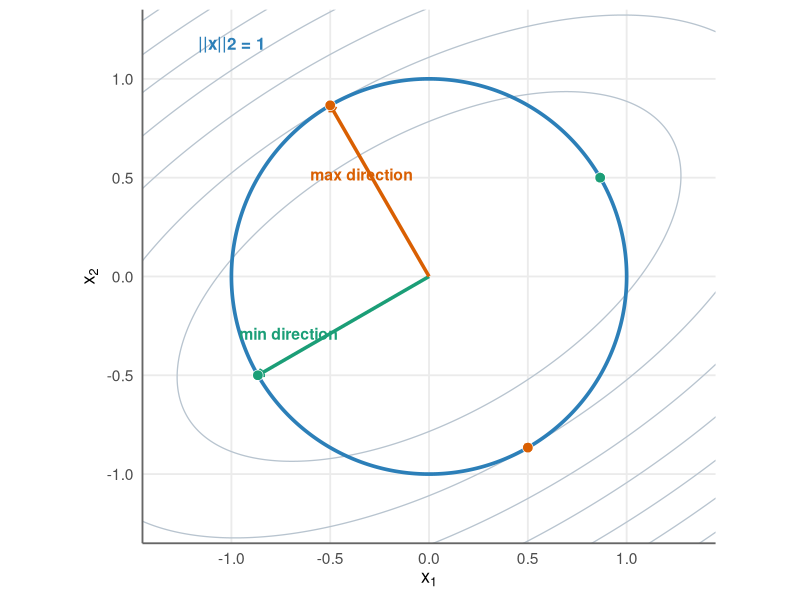
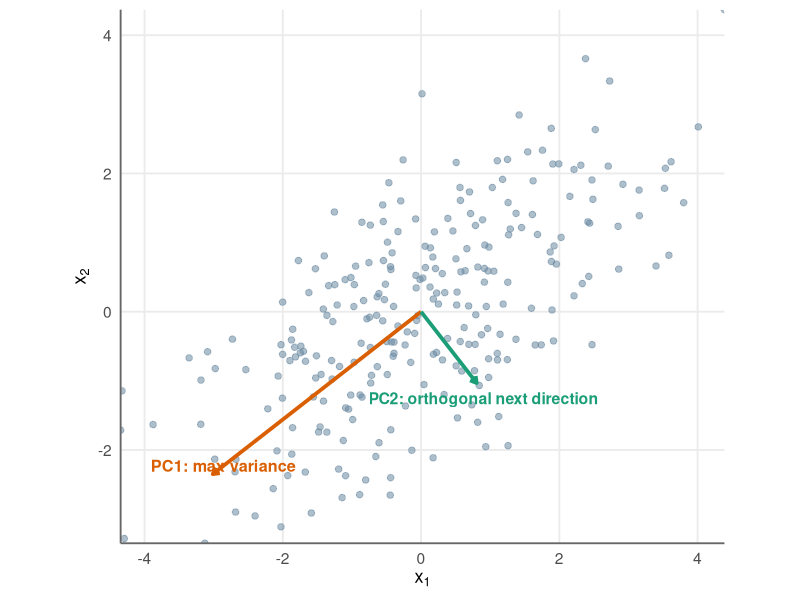

Source code (R) for these figures, in order:
library(ggplot2)
library(grid)
library(gridExtra)

script_arg <- grep("^--file=", commandArgs(trailingOnly = FALSE), value = TRUE)
script_path <- if (length(script_arg) > 0) {
  normalizePath(sub("^--file=", "", script_arg[1]))
} else {
  normalizePath(getwd())
}
script_dir <- if (file.info(script_path)$isdir) script_path else dirname(script_path)
figure_dir <- file.path(script_dir, "..", "figure")

theme_set(
  theme_minimal(base_size = 14) +
    theme(
      panel.grid.minor = element_blank(),
      plot.title = element_text(face = "bold", size = 14),
      plot.subtitle = element_text(size = 12),
      axis.title = element_text(size = 13)
    )
)

cols <- list(
  contour = "#B8C4CF",
  feasible_line = "#2C7FB8",
  feasible_fill = "#DCEAF6",
  min_dir = "#1B9E77",
  max_dir = "#D95F02",
  point = "#11324D",
  accent = "#B14D6C",
  data = "#6C8AA3"
)

rot_mat <- function(angle) {
  matrix(
    c(cos(angle), -sin(angle), sin(angle), cos(angle)),
    nrow = 2,
    byrow = TRUE
  )
}

# -----------------------------------------------------------------------------
# Figure 1: quadratic form on the unit circle
# -----------------------------------------------------------------------------

eigvals <- c(0.55, 2.20)
rotation <- rot_mat(pi / 6)
A <- rotation %*% diag(eigvals) %*% t(rotation)
eig <- eigen(A)
v_max <- eig$vectors[, 1]
v_min <- eig$vectors[, 2]

quad_value <- function(x1, x2, A) {
  A[1, 1] * x1^2 + 2 * A[1, 2] * x1 * x2 + A[2, 2] * x2^2
}

grid_df <- expand.grid(
  x1 = seq(-1.55, 1.55, length.out = 260),
  x2 = seq(-1.55, 1.55, length.out = 260)
)
grid_df$z <- quad_value(grid_df$x1, grid_df$x2, A)

theta <- seq(0, 2 * pi, length.out = 500)
circle_df <- data.frame(
  x1 = cos(theta),
  x2 = sin(theta)
)

dir_df <- data.frame(
  x = c(0, 0),
  y = c(0, 0),
  xend = c(v_min[1], v_max[1]),
  yend = c(v_min[2], v_max[2]),
  kind = c("min", "max")
)

point_df <- data.frame(
  x1 = c(v_min[1], -v_min[1], v_max[1], -v_max[1]),
  x2 = c(v_min[2], -v_min[2], v_max[2], -v_max[2]),
  kind = c("min", "min", "max", "max")
)

p1 <- ggplot() +
  geom_contour(
    data = grid_df,
    aes(x = x1, y = x2, z = z),
    bins = 10,
    color = cols$contour,
    linewidth = 0.45
  ) +
  geom_path(
    data = circle_df,
    aes(x = x1, y = x2),
    color = cols$feasible_line,
    linewidth = 1.25
  ) +
  geom_segment(
    data = dir_df,
    aes(x = x, y = y, xend = xend, yend = yend, color = kind),
    linewidth = 1.2,
    arrow = arrow(length = unit(0.18, "cm"))
  ) +
  geom_point(
    data = point_df,
    aes(x = x1, y = x2, fill = kind),
    shape = 21,
    size = 3.3,
    color = "white",
    stroke = 0.35,
    show.legend = FALSE
  ) +
  scale_color_manual(values = c(min = cols$min_dir, max = cols$max_dir)) +
  scale_fill_manual(values = c(min = cols$min_dir, max = cols$max_dir)) +
  annotate("text", x = -1.00, y = 1.18, label = "||x||2 = 1", color = cols$feasible_line, size = 4.3, fontface = "bold") +
  annotate("text", x = 0.82 * v_min[1], y = 0.82 * v_min[2] + 0.12, label = "min direction", color = cols$min_dir, size = 4.0, fontface = "bold") +
  annotate("text", x = 0.78 * v_max[1] + 0.05, y = 0.78 * v_max[2] - 0.16, label = "max direction", color = cols$max_dir, size = 4.0, fontface = "bold") +
  coord_equal(xlim = c(-1.45, 1.45), ylim = c(-1.35, 1.35), expand = FALSE) +
  labs(x = expression(x[1]), y = expression(x[2])) +
  theme(
    axis.line = element_line(color = "grey40"),
    legend.position = "none"
  )

ggsave(file.path(figure_dir, "norm_constrained_circle.pdf"), p1, width = 7.1, height = 5.1)

# -----------------------------------------------------------------------------
# Figure 2: smallest vs largest k eigenvalues
# -----------------------------------------------------------------------------

spectrum <- c(-1.8, -1.1, -0.5, 0.2, 0.9, 1.6, 2.4)
k <- 3
spec_df <- data.frame(
  idx = seq_along(spectrum),
  lambda = spectrum
)

make_spectrum_panel <- function(select_kind) {
  df <- spec_df
  if (select_kind == "min") {
    df$selected <- ifelse(df$idx <= k, "selected", "other")
    title <- "Minimization"
    subtitle <- "choose the bottom-k eigenspace"
    select_col <- cols$min_dir
  } else {
    df$selected <- ifelse(df$idx > nrow(df) - k, "selected", "other")
    title <- "Maximization"
    subtitle <- "choose the top-k eigenspace"
    select_col <- cols$max_dir
  }

  ggplot(df, aes(x = factor(idx), y = lambda, fill = selected)) +
    geom_col(width = 0.72, color = "white") +
    geom_hline(yintercept = 0, color = "grey55", linewidth = 0.5) +
    scale_fill_manual(values = c(selected = select_col, other = cols$feasible_fill)) +
    labs(
      title = title,
      subtitle = subtitle,
      x = "sorted eigenvalue index",
      y = expression(lambda[i])
    ) +
    theme(
      legend.position = "none",
      axis.line = element_line(color = "grey40")
    )
}

p2_left <- make_spectrum_panel("min")
p2_right <- make_spectrum_panel("max")
p2 <- arrangeGrob(p2_left, p2_right, ncol = 1)

ggsave(file.path(figure_dir, "norm_constrained_spectrum.pdf"), p2, width = 4.8, height = 10.2)

# -----------------------------------------------------------------------------
# Figure 3: PCA as a norm-constrained eigenvector problem
# -----------------------------------------------------------------------------

set.seed(2026)
n <- 260
cov_rot <- rot_mat(0.62)
cov_mat <- cov_rot %*% diag(c(3.9, 0.75)) %*% t(cov_rot)
z <- matrix(rnorm(2 * n), ncol = 2)
samples <- z %*% chol(cov_mat)
samples <- scale(samples, center = TRUE, scale = FALSE)
samples_df <- data.frame(x1 = samples[, 1], x2 = samples[, 2])

sample_cov <- cov(samples)
pc <- eigen(sample_cov)
pc1 <- 1.95 * sqrt(pc$values[1]) * pc$vectors[, 1]
pc2 <- 1.45 * sqrt(pc$values[2]) * pc$vectors[, 2]

pc_df <- data.frame(
  x = c(0, 0),
  y = c(0, 0),
  xend = c(pc1[1], pc2[1]),
  yend = c(pc1[2], pc2[2]),
  kind = c("PC1", "PC2")
)

p3 <- ggplot(samples_df, aes(x = x1, y = x2)) +
  geom_point(color = cols$data, alpha = 0.55, size = 1.9) +
  geom_segment(
    data = pc_df,
    aes(x = x, y = y, xend = xend, yend = yend, color = kind),
    inherit.aes = FALSE,
    linewidth = 1.3,
    arrow = arrow(length = unit(0.18, "cm"))
  ) +
  scale_color_manual(values = c(PC1 = cols$max_dir, PC2 = cols$min_dir)) +
  annotate("text", x = pc1[1] + 0.15, y = pc1[2] + 0.12, label = "PC1: max variance", color = cols$max_dir, size = 4.1, fontface = "bold") +
  annotate("text", x = pc2[1] + 0.10, y = pc2[2] - 0.22, label = "PC2: orthogonal next direction", color = cols$min_dir, size = 4.0, fontface = "bold") +
  coord_equal(expand = FALSE) +
  labs(x = expression(x[1]), y = expression(x[2])) +
  theme(
    axis.line = element_line(color = "grey40"),
    legend.position = "none"
  )

ggsave(file.path(figure_dir, "norm_constrained_pca.pdf"), p3, width = 7.1, height = 5.0)
